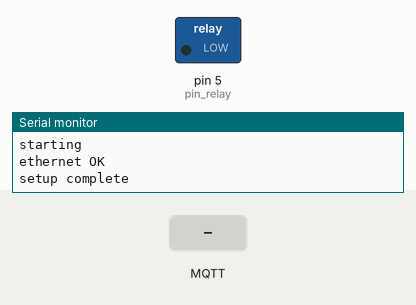
Bench run of a sketch on a simulated Arduino Uno, built for the host (arithmetic inside an expression is 32-bit, double 64-bit). On the bench: switched loads named in the sketch (green lamp = pin HIGH), the last lines printed to the serial monitor. The test bench sets the inputs (shaded band). WiFi joins after 1.5 s; servers stay silent unless stated; no MQTT or app messages arrive unless stated.

Above: at 2.7 s.
2.8 s: MQTT message "4132" arrives on the first subscribed topic
At 3.4 s:
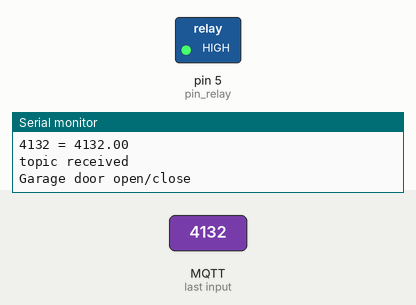
Timing chart, 0 to 5.8 s (numbered marks = the images above; inputs shaded):
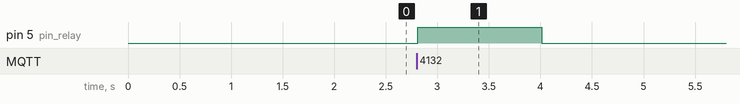

The sketch:

garage_opener.ino
```cpp
// (licence header left out)
#include <SPI.h>
#include <Ethernet.h>
#include <PubSubClient.h>
#include <stdio.h>
#include <stdlib.h>


//Ethernet
byte mac[]    = {  0x90, 0xA2, 0xDA, 0x0D, 0x31, 0xB9 };
byte server[] = { 192, 168, 1, 101 };		//MQTT broker
EthernetClient ethClient;
PubSubClient client(server, 1883, callback, ethClient);
unsigned long keepalivetime=0;
unsigned long MQTT_reconnect=0;


int pin_relay = 5;
bool conn_ok;
bool relay_flag = 0;


void callback(char* topic, byte* payload, unsigned int length) {
  Serial.println("received MQTTTTT");

  //convert topic to int.
  int mytopic = atoi (topic);
  Serial.print(mytopic);

  //convert message to float
  payload[length] = '\0';
  float msg = atof( (const char *) payload);
  Serial.print(" = ");
  Serial.println(msg);


  if ((mytopic == 4132) || (mytopic == 2872))
  {
	Serial.println("topic received");
	relay_flag = 1;
  }


}//end call back


void setup()
{
  Serial.begin (9600);

  //turn off relay
  pinMode (pin_relay, OUTPUT);
  digitalWrite(pin_relay, LOW);  //reed relay

  Serial.println("starting");

  //wait for IP address
  while (Ethernet.begin(mac) != 1)

  {
    Serial.println("Error getting IP address via DHCP, trying again...");
    delay(3000);
  }

  //Ethernet.begin(mac, ip);
  Serial.println("ethernet OK");
  keepalivetime=millis();


  while (client.connect("garage_opener") != 1)
  {
    Serial.println("Error connecting to MQTT");
    delay(3000);
  }
  MQTT_reconnect = millis();
  Serial.println("setup complete");
    client.publish("fromArduino","hello world");
    client.subscribe("4132");	//4132 = topic for openhab garage button
    client.subscribe("2872");	//2872 = topic for smarthome button 2
}  // end of setup


void loop()
{

  client.loop();


  if (relay_flag == 1)
  {
	Serial.println("Garage door open/close");
	digitalWrite(pin_relay, HIGH);
    delay(1200);
    digitalWrite(pin_relay, LOW);
	relay_flag = 0;		//turn off flag after button pressed
  }

  //check for MQTT connection
  if ((millis() - MQTT_reconnect) > 60000)  //check MQTT connection every X seconds
  {
    conn_ok = client.connected();
    if (conn_ok==1)
    {
      Serial.println("MQTT connected OK");
    }
    else
    {
      Serial.println("MQTT NOT connected OK");
    }

    //no connection, reconnect
    if (conn_ok == 0)
    {
      client.disconnect();
      delay(5000);
      while (client.connect("garage_opener") != 1)
      {

        Serial.println("Error connecting to MQTT");
        delay(4000);
      }
    }
    //Serial.println("reconnected to MQTT");
    MQTT_reconnect = millis();
    client.publish("fromArduino","still connected");
  } //end examining MQTT connection every X seconds.


}  // end of loop
```

Measured:
- after the input at 2.8 s, pin 5 (pin_relay): LOW → HIGH at once, → LOW 1.2 s later
